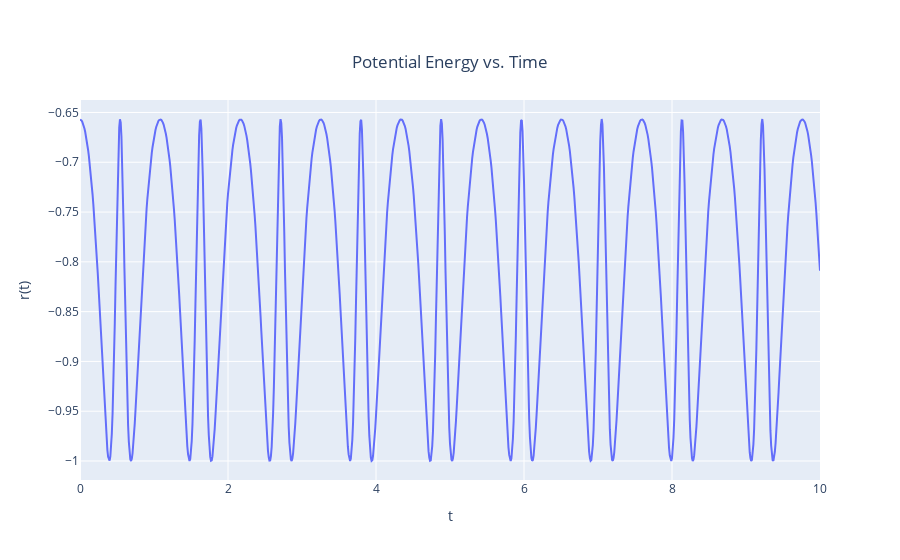

The notebook cell saved with this chart:
### Code cell
plot_data(t, U, x_axis_title='t', y_axis_title='r(t)', title='Potential Energy vs. Time')

### Figure 1 — Plotly figure (JSON) as saved in the notebook; plotly's stock layout.template omitted (floating-point values rounded to 4 significant figures; data arrays with more than 128 entries replaced by an {"elided": "..."} marker saying what was removed)
{"data": [{"mode": "lines", "type": "scatter", "x": {"elided": "1001 float values"}, "y": {"elided": "1001 float values"}}], "layout": {"title": {"text": "Potential Energy vs. Time", "x": 0.5, "xanchor": "center", "y": 0.9, "yanchor": "top"}, "xaxis": {"title": {"text": "t"}}, "yaxis": {"title": {"text": "r(t)"}}}}
